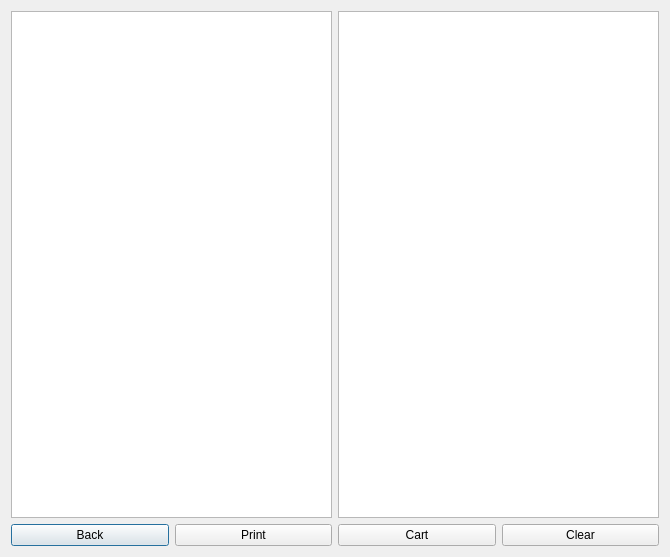
<?xml version="1.0" encoding="UTF-8"?>
<ui version="4.0">
 <class>UserWin</class>
 <widget class="QDialog" name="UserWin">
  <property name="geometry">
   <rect>
    <x>0</x>
    <y>0</y>
    <width>670</width>
    <height>557</height>
   </rect>
  </property>
  <property name="windowTitle">
   <string>Dialog</string>
  </property>
  <layout class="QVBoxLayout" name="verticalLayout_2">
   <item>
    <layout class="QVBoxLayout" name="verticalLayout">
     <item>
      <layout class="QHBoxLayout" name="horizontalLayout_2">
       <item>
        <widget class="QListWidget" name="listWidget"/>
       </item>
       <item>
        <widget class="QPlainTextEdit" name="plainTextEdit"/>
       </item>
      </layout>
     </item>
     <item>
      <layout class="QHBoxLayout" name="horizontalLayout">
       <item>
        <widget class="QPushButton" name="backBtn">
         <property name="text">
          <string>Back</string>
         </property>
        </widget>
       </item>
       <item>
        <widget class="QPushButton" name="printBtn">
         <property name="text">
          <string>Print</string>
         </property>
        </widget>
       </item>
       <item>
        <widget class="QPushButton" name="cartBtn">
         <property name="text">
          <string>Cart</string>
         </property>
        </widget>
       </item>
       <item>
        <widget class="QPushButton" name="clearBtn">
         <property name="text">
          <string>Clear</string>
         </property>
        </widget>
       </item>
      </layout>
     </item>
    </layout>
   </item>
  </layout>
 </widget>
 <resources/>
 <connections/>
</ui>
